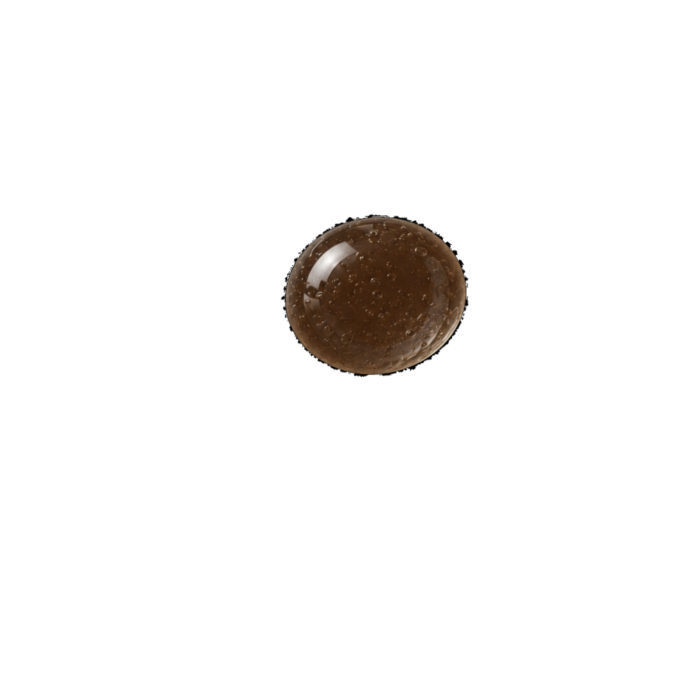
#> input picture traits/skinz/Skin_Texture_Dark_Chocolate.png, 1393 x 1393 px, found by its file name (shown at 1/2 size); its folder holds only this picture in this run
$ python shade_skin_balls.py
#> lines starting #> are read from the running program, lines starting #| are printed output that depends on the picture; after the words box and inside, x2 and y2 are one past the last pixel; in counts of white or black regions, pixels touching at a corner belong together
#> in apply, img is the input picture: PIL image 1393x1393 RGBA; mean R, G, B, A 4, 2.8, 1.9, 12.1
#!/usr/bin/env python3
"""Relight the skin balls as lit, satin spheres instead of flat discs.

The three skin assets (White / Black / Alien) ship as near-uniform matte discs
with a faint darkening at the very rim and nothing in between: measured across
the ball, the luma gradient lives almost entirely in the outer ~8 % of the
radius. That is why a face reads as a sticker rather than a head — the eye gets
no form information anywhere the eyes and mouth actually sit.

This pass rebuilds the lighting from the collection's key (CLAUDE.md: upper
left, ~45 deg, cooler dimmer fill from the lower right) on a fitted sphere:

  form      mean-preserving multiplicative Lambert gradient, so the ball gains
            a real light-to-shadow ramp across its whole face without its
            average colour (its identity as White / Black / Alien) moving
  sheen     Blinn-Phong specular, a BROAD lobe for the satin body plus a small
            tight one for the glossy hotspot, both up-left of centre
  fill      cool bounce on the lower-right limb, so the shadow side does not
            go dead — this is the "rim light picking that edge back out"
  occl      ambient occlusion at the extreme limb, deepest lower-right

ALPHA IS PRESERVED BIT-FOR-BIT. Only RGB is touched. That is deliberate and
load-bearing: ball_fit() sizes every ball from the widest eye and the face
hole is registered against the ball's footprint, so any change to the alpha
would move the whole cast's face geometry. Because alpha is untouched,
verify_face_coverage.py and audit_face_holes.py cannot regress.

Originals are backed up to traits/skinz_originals/ before anything is written.
That folder is a sibling of traits/skinz, never inside it — the generator picks
up every .png in a trait folder, so a backup living there would mint as a skin.

Usage (from repo root):
  python3 asset_assessment/shade_skin_balls.py --ladder   # candidates, no write
  python3 asset_assessment/shade_skin_balls.py            # apply the picked set
  python3 asset_assessment/shade_skin_balls.py --restore  # put the originals back
"""

import argparse
import os
import shutil
import sys

import numpy as np
from PIL import Image

SKIN_DIR = "traits/skinz"
BACKUP_DIR = "traits/skinz_originals"
OPAQUE = 128

# Key light, in image space: +x right, +y DOWN, +z toward the viewer.
# Upper-left at ~45 deg, tilted out of the plane so the terminator lands on
# the lower-right limb rather than cutting the ball in half.
KEY = np.array([-0.52, -0.52, 0.68])
# The fill sits opposite the key and below, and is cool (CLAUDE.md).
FILL = np.array([0.46, 0.44, -0.77])
FILL_TINT = np.array([0.62, 0.72, 1.00])     # cool bounce
SPEC_TINT = np.array([1.00, 0.98, 0.94])     # near-white, faintly warm

# Picked from the ladder (see --ladder). Tuned so the ball gains real form
# while its measured BR/TL limb ratio stays inside the band the cast already
# established in shade_cyan_skin.py (White 0.48, Black 0.50, Alien 0.65).
PRESET = {
    "form": 0.62,        # depth of the Lambert ramp
    "form_gamma": 0.85,  # <1 opens the shadows so the ramp is not a hard edge
    "spec_broad": 0.20,  # satin lobe strength
    "spec_broad_n": 12,  # ...and its exponent (low = broad)
    "spec_tight": 0.13,  # glossy hotspot strength
    "spec_tight_n": 90,
    "fill": 0.15,        # cool bounce on the shadow limb
    "occl": 0.26,        # rim ambient occlusion
    "occl_width": 0.34,  # how far in from the limb the occlusion reaches
    # Cheek blush. Positions are in ball-normalised coordinates (0 = centre,
    # 1 = limb), so they ride the ball and stay put whatever ball_fit does.
    # Applied as a per-channel REDDENING of the skin's own colour rather than
    # a pink overlay, so it reads on the dark skin too instead of going
    # chalky. Set "blush" to 0 to switch it off.
    "blush": 1.0,        # owner-enabled 2026-08
    "blush_x": 0.52,     # cheek centre, left/right of the ball centre
    "blush_y": 0.26,     # ...and below it
    "blush_r": 0.30,     # cheek radius
    "blush_gain": np.array([0.34, -0.07, 0.01]),   # reddening per channel
}


def sstep(a, b, x):
    t = np.clip((x - a) / (b - a), 0.0, 1.0)
    return t * t * (3.0 - 2.0 * t)


def sphere_normals(alpha):
    """Fit the opaque disc and return (nx, ny, nz, inside, rim).

    rim is 0 at the ball's centre and 1 at its silhouette edge, i.e. 1 - nz,
    which is what the occlusion term rides on."""
    inside = alpha >= OPAQUE
#> inside: shape (1393, 1393) bool; 4.7% white; 4 white regions (3 under 20 px), largest, box (x1, y1, x2, y2) and area: (563, 429, 936, 753) 92067
    ys, xs = np.nonzero(inside)
    if len(xs) == 0:
        raise ValueError("skin ball has no opaque pixels")
    x0, x1 = xs.min(), xs.max()
#> x0 = 563; x1 = 935
    y0, y1 = ys.min(), ys.max()
#> y0 = 429; y1 = 752
    cx, cy = (x0 + x1) / 2.0, (y0 + y1) / 2.0
#> cx = 749; cy = 590.5
    rx, ry = max((x1 - x0) / 2.0, 1.0), max((y1 - y0) / 2.0, 1.0)
#> rx = 186; ry = 161.5

    h, w = alpha.shape
#> h = 1393; w = 1393
    yy, xx = np.mgrid[0:h, 0:w]
    nx = (xx - cx) / rx
    ny = (yy - cy) / ry
    r2 = nx * nx + ny * ny
    nz = np.sqrt(np.clip(1.0 - r2, 0.0, 1.0))
    return nx, ny, nz, inside, np.sqrt(np.clip(r2, 0.0, 1.0))


def relight(img, p):
    """Return a new RGBA image, relit. Alpha is copied through untouched."""
    rgba = np.asarray(img.convert("RGBA"), dtype=np.float64) / 255.0
    rgb = rgba[..., :3].copy()
    alpha8 = np.asarray(img.convert("RGBA"))[..., 3]

    nx, ny, nz, inside, rim = sphere_normals(alpha8)
    n = np.stack([nx, ny, nz], axis=-1)
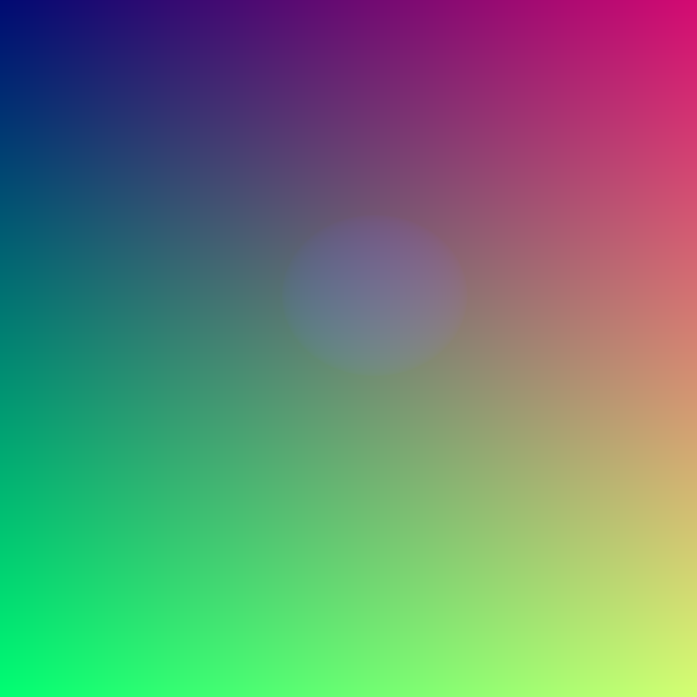
#> n: shape (1393, 1393, 3) float64 (shown at 1/2 size); mean of channels 0, 1, 2 -0.285, 0.653, 0.0324; drawn with min black and max white

    key = KEY / np.linalg.norm(KEY)
    fill = FILL / np.linalg.norm(FILL)
    lam = np.clip((n * key).sum(axis=-1), 0.0, 1.0) ** p["form_gamma"]
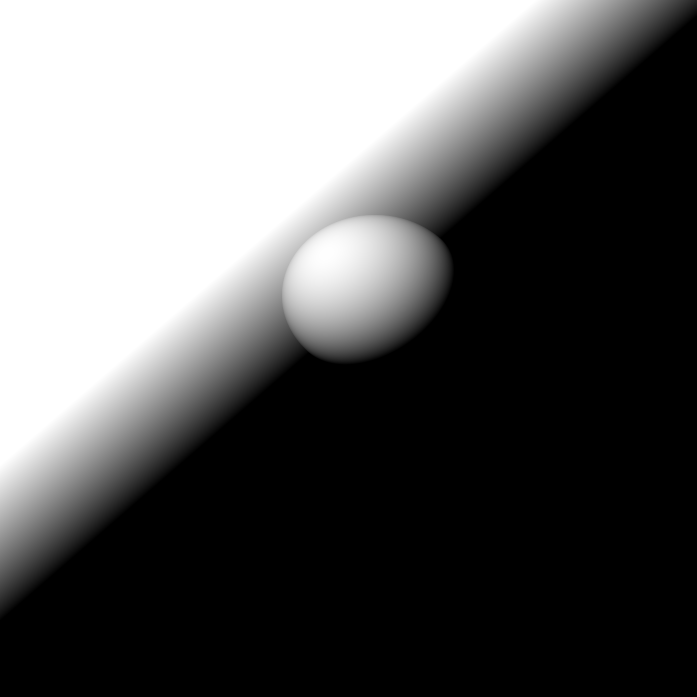
#> lam: shape (1393, 1393) float64 (shown at 1/2 size); min 0, max 1, mean 0.377

    # ---- form: multiplicative and MEAN-PRESERVING over the ball, so the
    # skin's identity (its average colour) does not drift lighter or darker.
    if inside.any():
        lam_mean = float(lam[inside].mean())
#> lam_mean = 0.517
    else:
        lam_mean = 0.5
    gain = 1.0 + p["form"] * (lam - lam_mean)

    # ---- occlusion: only at the limb, and deeper on the shadow side
    shadow_side = np.clip(-(n * key).sum(axis=-1), 0.0, 1.0)
    occ = sstep(1.0 - p["occl_width"], 1.0, rim) * (0.45 + 0.55 * shadow_side)
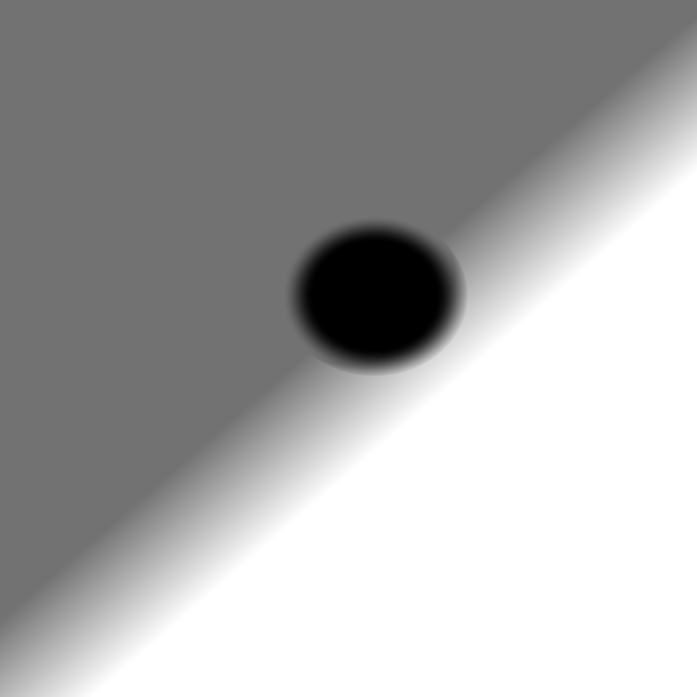
#> occ: shape (1393, 1393) float64 (shown at 1/2 size); min 0, max 1, mean 0.669
    gain *= 1.0 - p["occl"] * occ

    rgb *= gain[..., None]

    # ---- sheen: broad satin lobe + tight hotspot, both from the key
    view = np.array([0.0, 0.0, 1.0])
    half = key + view
    half /= np.linalg.norm(half)
    ndh = np.clip((n * half).sum(axis=-1), 0.0, 1.0)
    spec = (p["spec_broad"] * ndh ** p["spec_broad_n"]
            + p["spec_tight"] * ndh ** p["spec_tight_n"])
    # a specular highlight does not survive past the silhouette edge
    spec *= 1.0 - sstep(0.90, 1.0, rim)
    rgb += SPEC_TINT * spec[..., None]

    # ---- cool bounce on the lower-right limb
    bounce = np.clip((n * fill).sum(axis=-1), 0.0, 1.0) ** 2.0
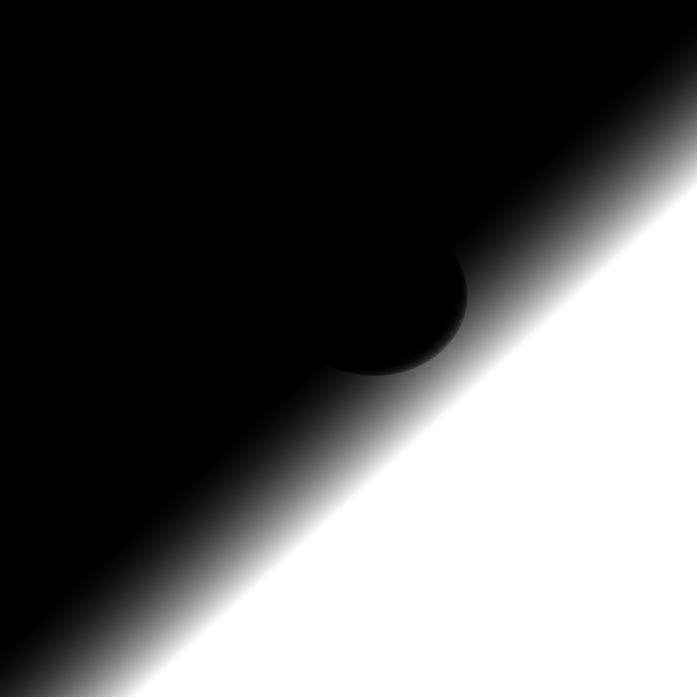
#> bounce: shape (1393, 1393) float64 (shown at 1/2 size); min 0, max 1, mean 0.37
    bounce *= sstep(0.45, 1.0, rim)
    rgb += FILL_TINT * (p["fill"] * bounce)[..., None]

    # ---- cheek blush ----
    if p.get("blush", 0.0) > 0.001:
        bx, by, br = p["blush_x"], p["blush_y"], p["blush_r"]
        cheeks = np.zeros_like(nx)
        for sx in (-1.0, 1.0):
            d = np.sqrt(((nx - sx * bx) / br) ** 2 + ((ny - by) / br) ** 2)
            cheeks = np.maximum(cheeks, 1.0 - sstep(0.0, 1.0, d))
#> this loop made 2 passes
#> pass 1, in relight, `d = np.sqrt(((nx - sx * bx) / br) ** 2 + ((ny - by) / br) ** 2)`:
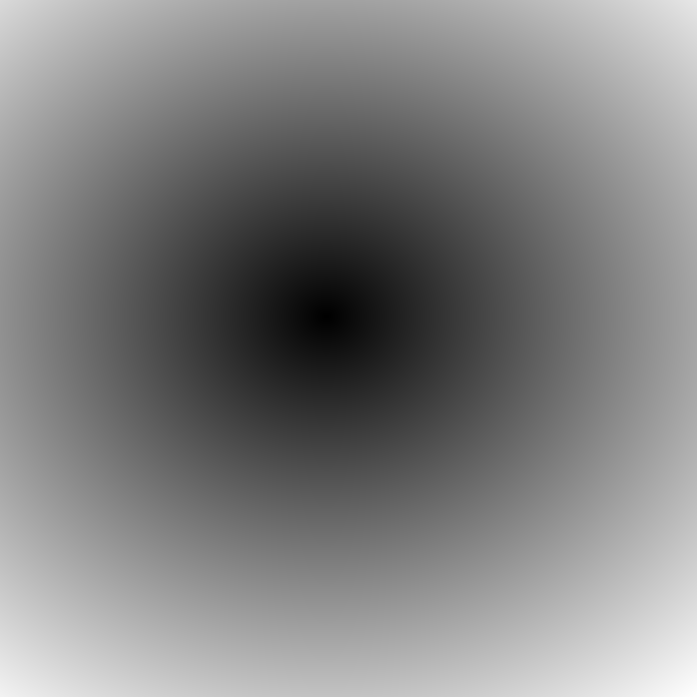
#> d: shape (1393, 1393) float64 (shown at 1/2 size); min 0.0113, max 20.53, mean 10.4; drawn with min black and max white
        # keep it on the ball and off the limb
        cheeks *= 1.0 - sstep(0.72, 0.98, rim)
        rgb *= 1.0 + p["blush"] * cheeks[..., None] * p["blush_gain"]

    # filmic shoulder so the hotspot rolls off instead of clipping flat
    s = 0.90
    over = rgb > s
    rgb[over] = s + (1 - s) * np.tanh((rgb[over] - s) / (1 - s))
    rgb = np.clip(rgb, 0.0, 1.0)

    # outside the ball, leave the source pixels alone entirely
    keep = ~inside
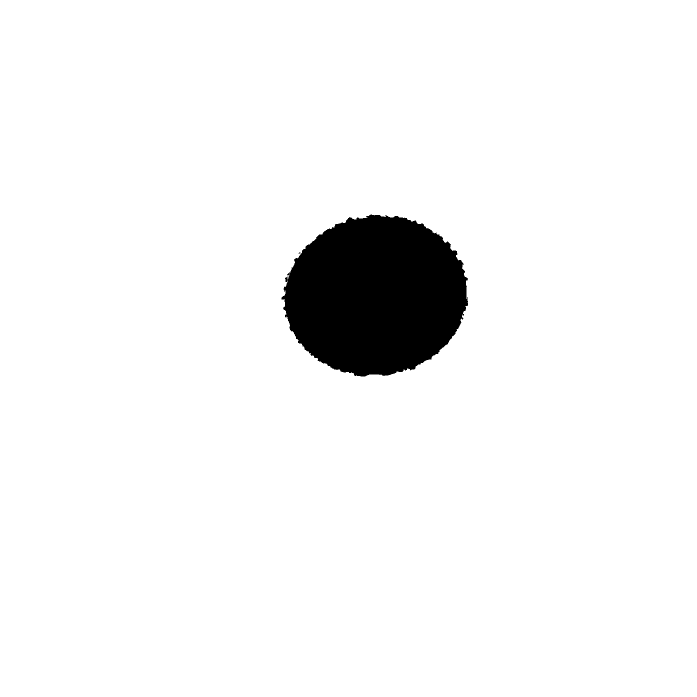
#> keep: shape (1393, 1393) bool (shown at 1/2 size); 95.3% white; 4 black regions (3 under 20 px), largest, box (x1, y1, x2, y2) and area: (563, 429, 936, 753) 92067
    rgb[keep] = rgba[..., :3][keep]

    out = np.dstack([rgb * 255.0 + 0.5, alpha8[..., None].astype(np.float64)])
    return Image.fromarray(out.astype(np.uint8), "RGBA")
#> returned value: PIL image 1393x1393 RGBA


def limb_ratio(img):
    """BR-limb / TL-limb luma, normalised by the in-ball median — the metric
    shade_cyan_skin.py established for 'is this ball lit from the top left'.
    The cast band is 0.48 (White) to 0.65 (Alien)."""
    a = np.asarray(img.convert("RGBA"), dtype=np.float64)
    alpha = a[..., 3]
    y = 0.2126 * a[..., 0] + 0.7152 * a[..., 1] + 0.0722 * a[..., 2]
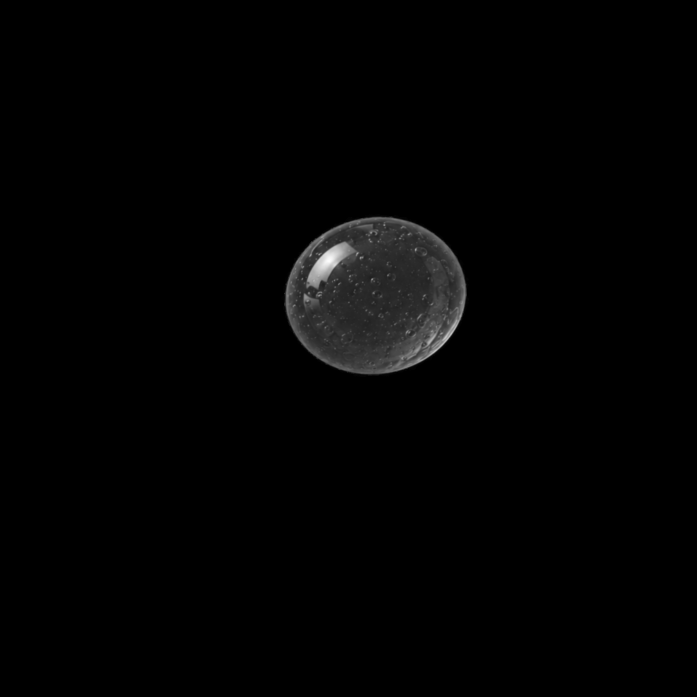
#> y: shape (1393, 1393) float64 (shown at 1/2 size); min 0, max 252.4, mean 3
    nx, ny, nz, inside, rim = sphere_normals(alpha)
    if not inside.any():
        return float("nan")
    med = np.median(y[inside])
#> med = 52.22
    band = inside & (rim > 0.80)
    diag = (nx + ny) / np.sqrt(2.0)          # TL negative, BR positive
    tl = band & (diag < -0.55)
    br = band & (diag > 0.55)
    if not tl.any() or not br.any():
        return float("nan")
    return float((y[br].mean() / med) / (y[tl].mean() / med))


def contrast_span(img):
    """5th-95th percentile luma span inside the ball, as a share of its
    median — how much form the ball actually carries."""
    a = np.asarray(img.convert("RGBA"), dtype=np.float64)
    y = 0.2126 * a[..., 0] + 0.7152 * a[..., 1] + 0.0722 * a[..., 2]
    inside = a[..., 3] >= OPAQUE
    if not inside.any():
        return float("nan")
    lo, hi = np.percentile(y[inside], [5, 95])
#> lo = 38.3; hi = 131.7
    return float((hi - lo) / max(np.median(y[inside]), 1e-6))


def skin_files():
    return sorted(f for f in os.listdir(SKIN_DIR) if f.lower().endswith(".png"))


# [40 lines left out: functions crop_ball, render_ladder, not called in this run]


def apply():
    os.makedirs(BACKUP_DIR, exist_ok=True)
    for fn in skin_files():
        src = os.path.join(SKIN_DIR, fn)
        bak = os.path.join(BACKUP_DIR, fn)
        if not os.path.exists(bak):
            shutil.copy2(src, bak)
            print(f"backed up {fn}")
        # always relight from the ORIGINAL, so re-running is idempotent
        # rather than compounding the shading pass on itself
        img = Image.open(bak).convert("RGBA")
        out = relight(img, PRESET)
        before_a = np.asarray(img)[..., 3]
        after_a = np.asarray(out)[..., 3]
        assert np.array_equal(before_a, after_a), f"{fn}: alpha changed"
        out.save(src)
        print(f"  {fn}: BR/TL {limb_ratio(img):.2f} -> {limb_ratio(out):.2f}   "
              f"span {contrast_span(img):.2f} -> {contrast_span(out):.2f}")
#|   Skin_Texture_Dark_Chocolate.png: BR/TL 1.24 -> 0.66   span 1.79 -> 1.98


# [8 lines left out: function restore, not called in this run]


def main():
    ap = argparse.ArgumentParser()
    ap.add_argument("--ladder", metavar="OUT", nargs="?",
                    const="/tmp/skin_ladder.png", default=None,
                    help="render candidates and exit without writing")
    ap.add_argument("--restore", action="store_true")
    args = ap.parse_args()
    if args.restore:
        restore()
    elif args.ladder:
        render_ladder(args.ladder)
    else:
        apply()


if __name__ == "__main__":
    main()
